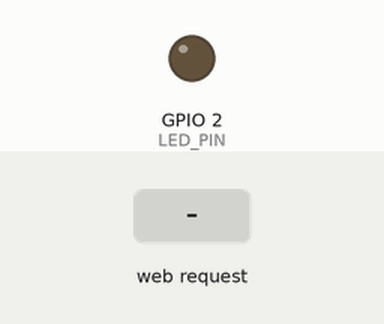
Simulated run of this sketch. Board: ESP8266 (NodeMCU). Parts: output pins drawn as LEDs (lit = HIGH). The test bench sets the inputs (shaded band). WiFi joins after 1.5 s; servers stay silent unless stated; what the sketch prints to the serial monitor is not drawn.

Above: at 2.7 s.
2.8 s: HTTP request GET /toggle received
At 3.9 s:
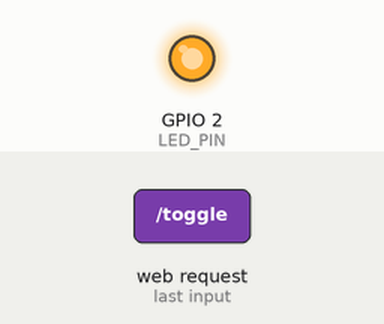
4.3 s: HTTP request GET /toggle?state=on received
At 5.1 s:
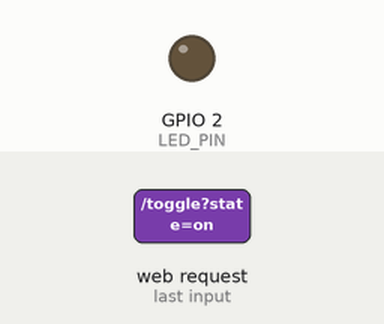
5.8 s: HTTP request GET /toggle?state=1 received
At 6.2 s:
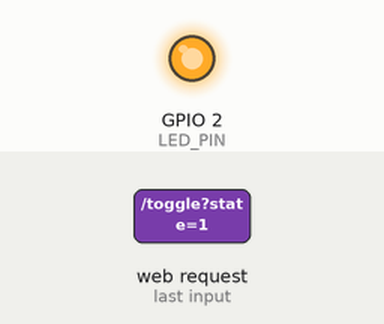
Timing chart, 0 to 8.8 s (numbered marks = the images above; inputs shaded):
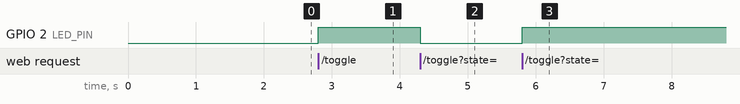

The sketch:

ESP_led_on_off.ino
```cpp
#include <ESP8266WiFi.h>
#include <WiFiClient.h>
#include <ESP8266WebServer.h>

#define LED_PIN 2  // Use GPIO 2 for the onboard LED (D4 on NodeMCU)

const char* ssid = "Virus";  // Your network SSID
const char* password = "7021318754"; // Your network password

ESP8266WebServer server(80);  // Create a web server on port 80

void setup() {
    Serial.begin(115200);
    pinMode(LED_PIN, OUTPUT);  // Set the LED pin as an output
    digitalWrite(LED_PIN, LOW); // Ensure the LED is off at startup

    // Connect to Wi-Fi
    WiFi.begin(ssid, password);
    Serial.print("Connecting to WiFi");
    while (WiFi.status() != WL_CONNECTED) {
        delay(500);
        Serial.print(".");
    }
    Serial.println(" connected!");
    Serial.println(WiFi.localIP());  // Print the local IP address

    // Define the HTTP GET route for toggling the LED
    server.on("/toggle", HTTP_GET, []() {
        if (server.arg("state") == "on") {
            digitalWrite(LED_PIN, LOW);  // Turn the LED on
            server.send(200, "text/plain", "LED is ON");
        } else {
            digitalWrite(LED_PIN, HIGH);   // Turn the LED off
            server.send(200, "text/plain", "LED is OFF");
        }
    });

    server.begin();  // Start the server
}

void loop() {
    server.handleClient();  // Handle incoming client requests
}
```

Measured:
- after the input at 2.8 s, GPIO 2 (LED_PIN): LOW → HIGH at once
- after the input at 4.3 s, GPIO 2 (LED_PIN): HIGH → LOW at once
- after the input at 5.8 s, GPIO 2 (LED_PIN): LOW → HIGH at once
